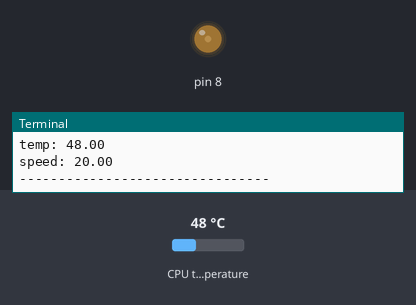
Bench run of a program on a simulated Raspberry Pi (header pin numbers). On the bench: output pins drawn as LEDs (lit = HIGH), the last lines printed to the terminal. Inputs (shaded band) come from the test bench; at power-on: CPU temperature 48 °C.

Above: at 1.2 s.
1.3 s: CPU temperature set to 31 °C
At 3.2 s:
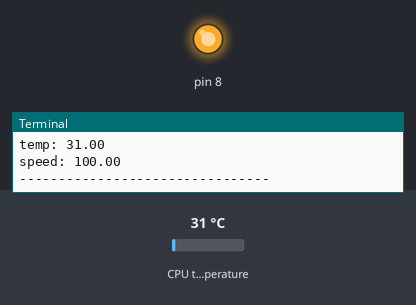
3.5 s: CPU temperature set to 44 °C
At 5.0 s:
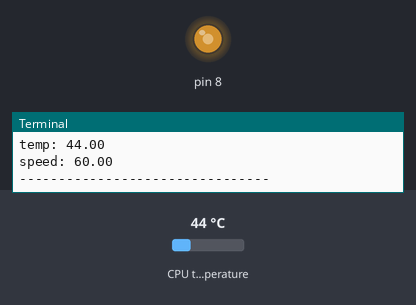
5.5 s: CPU temperature set to 58 °C
At 6.6 s:
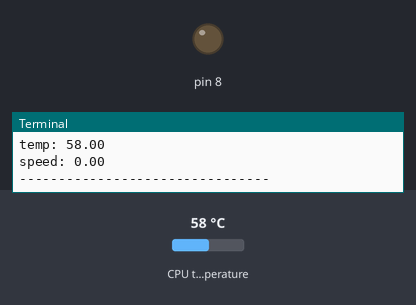
Timing chart, 0 to 8.5 s (numbered marks = the images above; inputs shaded):
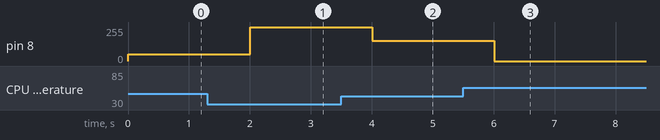

Measured:
- after the input at 1.3 s, pin 8: 51/255 → 255/255 after 0.70 s
- after the input at 3.5 s, pin 8: 255/255 → 153/255 after 0.51 s
- after the input at 5.5 s, pin 8: 153/255 → 0/255 after 0.51 s

The program:

fan_pwm.py
```python
#! /usr/bin/python3

import time, os
import RPi.GPIO as GPIO


def get_cpu_temp():
    temp = 0
    with open('/sys/class/thermal/thermal_zone0/temp') as f:
        temp = float(f.read()) / 1000.0
    return temp

class Fan:
    def __init__(self, enabel_io, speed=0):
        GPIO.setwarnings(False)
        GPIO.setmode(GPIO.BOARD)
        GPIO.setup(enabel_io, GPIO.OUT, initial=GPIO.LOW)
        self.__enabel_pwm = GPIO.PWM(enabel_io, 20)
        self.__speed = speed

    def start(self):
        self.__enabel_pwm.start(100)

    def stop(self):
        self.__enabel_pwm.stop()

    @property
    def speed(self):
        return self.__speed

    @speed.setter
    def speed(self, speed):
        self.__speed = speed
        self.__enabel_pwm.ChangeDutyCycle(speed)

if __name__ == '__main__':
    fan = Fan(8)
    fan.start()
    try:
        while(True):
            temp = get_cpu_temp()
            speed = (temp - 40) * 10
            if speed <= 0:
                speed = 0
            if speed >= 100:
                speed = 100
            fan.speed = 100 - speed
            print('temp: %0.2f' %temp)
            print('speed: %0.2f' %fan.speed)
            print('--------------------------------')
            time.sleep(1)
    except KeyboardInterrupt:
        fan.stop()
        GPIO.cleanup()
```
